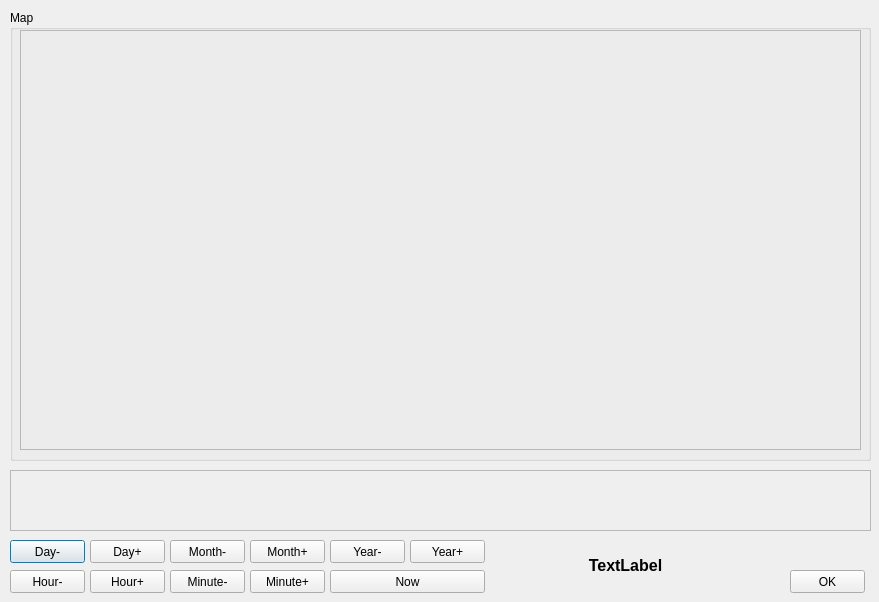
<?xml version="1.0" encoding="UTF-8"?>
<ui version="4.0">
 <class>CDayNight</class>
 <widget class="QDialog" name="CDayNight">
  <property name="geometry">
   <rect>
    <x>0</x>
    <y>0</y>
    <width>879</width>
    <height>602</height>
   </rect>
  </property>
  <property name="windowTitle">
   <string>Day &amp; Night</string>
  </property>
  <widget class="QGroupBox" name="groupBox">
   <property name="geometry">
    <rect>
     <x>10</x>
     <y>10</y>
     <width>861</width>
     <height>451</height>
    </rect>
   </property>
   <property name="title">
    <string>Map</string>
   </property>
   <widget class="QFrame" name="frame">
    <property name="geometry">
     <rect>
      <x>10</x>
      <y>20</y>
      <width>841</width>
      <height>420</height>
     </rect>
    </property>
    <property name="frameShape">
     <enum>QFrame::StyledPanel</enum>
    </property>
    <property name="frameShadow">
     <enum>QFrame::Plain</enum>
    </property>
   </widget>
  </widget>
  <widget class="QPushButton" name="pushButton">
   <property name="geometry">
    <rect>
     <x>10</x>
     <y>540</y>
     <width>75</width>
     <height>23</height>
    </rect>
   </property>
   <property name="text">
    <string>Day-</string>
   </property>
   <property name="autoRepeat">
    <bool>true</bool>
   </property>
  </widget>
  <widget class="QFrame" name="frame_2">
   <property name="geometry">
    <rect>
     <x>10</x>
     <y>470</y>
     <width>861</width>
     <height>61</height>
    </rect>
   </property>
   <property name="frameShape">
    <enum>QFrame::StyledPanel</enum>
   </property>
   <property name="frameShadow">
    <enum>QFrame::Raised</enum>
   </property>
  </widget>
  <widget class="QPushButton" name="pushButton_2">
   <property name="geometry">
    <rect>
     <x>790</x>
     <y>570</y>
     <width>75</width>
     <height>23</height>
    </rect>
   </property>
   <property name="text">
    <string>OK</string>
   </property>
  </widget>
  <widget class="QPushButton" name="pushButton_3">
   <property name="geometry">
    <rect>
     <x>90</x>
     <y>540</y>
     <width>75</width>
     <height>23</height>
    </rect>
   </property>
   <property name="text">
    <string>Day+</string>
   </property>
   <property name="autoRepeat">
    <bool>true</bool>
   </property>
  </widget>
  <widget class="QPushButton" name="pushButton_4">
   <property name="geometry">
    <rect>
     <x>170</x>
     <y>540</y>
     <width>75</width>
     <height>23</height>
    </rect>
   </property>
   <property name="text">
    <string>Month-</string>
   </property>
   <property name="autoRepeat">
    <bool>true</bool>
   </property>
  </widget>
  <widget class="QPushButton" name="pushButton_5">
   <property name="geometry">
    <rect>
     <x>250</x>
     <y>540</y>
     <width>75</width>
     <height>23</height>
    </rect>
   </property>
   <property name="text">
    <string>Month+</string>
   </property>
   <property name="autoRepeat">
    <bool>true</bool>
   </property>
  </widget>
  <widget class="QPushButton" name="pushButton_6">
   <property name="geometry">
    <rect>
     <x>330</x>
     <y>540</y>
     <width>75</width>
     <height>23</height>
    </rect>
   </property>
   <property name="text">
    <string>Year-</string>
   </property>
   <property name="autoRepeat">
    <bool>true</bool>
   </property>
  </widget>
  <widget class="QPushButton" name="pushButton_7">
   <property name="geometry">
    <rect>
     <x>410</x>
     <y>540</y>
     <width>75</width>
     <height>23</height>
    </rect>
   </property>
   <property name="text">
    <string>Year+</string>
   </property>
   <property name="autoRepeat">
    <bool>true</bool>
   </property>
  </widget>
  <widget class="QPushButton" name="pushButton_8">
   <property name="geometry">
    <rect>
     <x>10</x>
     <y>570</y>
     <width>75</width>
     <height>23</height>
    </rect>
   </property>
   <property name="text">
    <string>Hour-</string>
   </property>
   <property name="autoRepeat">
    <bool>true</bool>
   </property>
  </widget>
  <widget class="QPushButton" name="pushButton_9">
   <property name="geometry">
    <rect>
     <x>90</x>
     <y>570</y>
     <width>75</width>
     <height>23</height>
    </rect>
   </property>
   <property name="text">
    <string>Hour+</string>
   </property>
   <property name="autoRepeat">
    <bool>true</bool>
   </property>
  </widget>
  <widget class="QPushButton" name="pushButton_10">
   <property name="geometry">
    <rect>
     <x>170</x>
     <y>570</y>
     <width>75</width>
     <height>23</height>
    </rect>
   </property>
   <property name="text">
    <string>Minute-</string>
   </property>
   <property name="autoRepeat">
    <bool>true</bool>
   </property>
  </widget>
  <widget class="QPushButton" name="pushButton_11">
   <property name="geometry">
    <rect>
     <x>250</x>
     <y>570</y>
     <width>75</width>
     <height>23</height>
    </rect>
   </property>
   <property name="text">
    <string>Minute+</string>
   </property>
   <property name="autoRepeat">
    <bool>true</bool>
   </property>
  </widget>
  <widget class="QPushButton" name="pushButton_12">
   <property name="geometry">
    <rect>
     <x>330</x>
     <y>570</y>
     <width>155</width>
     <height>23</height>
    </rect>
   </property>
   <property name="text">
    <string>Now</string>
   </property>
  </widget>
  <widget class="QLabel" name="label">
   <property name="geometry">
    <rect>
     <x>500</x>
     <y>540</y>
     <width>251</width>
     <height>51</height>
    </rect>
   </property>
   <property name="font">
    <font>
     <pointsize>12</pointsize>
     <weight>75</weight>
     <bold>true</bold>
    </font>
   </property>
   <property name="text">
    <string>TextLabel</string>
   </property>
   <property name="scaledContents">
    <bool>false</bool>
   </property>
   <property name="alignment">
    <set>Qt::AlignCenter</set>
   </property>
  </widget>
 </widget>
 <tabstops>
  <tabstop>pushButton</tabstop>
  <tabstop>pushButton_3</tabstop>
  <tabstop>pushButton_4</tabstop>
  <tabstop>pushButton_5</tabstop>
  <tabstop>pushButton_6</tabstop>
  <tabstop>pushButton_7</tabstop>
  <tabstop>pushButton_8</tabstop>
  <tabstop>pushButton_9</tabstop>
  <tabstop>pushButton_10</tabstop>
  <tabstop>pushButton_11</tabstop>
  <tabstop>pushButton_12</tabstop>
  <tabstop>pushButton_2</tabstop>
 </tabstops>
 <resources/>
 <connections/>
</ui>
